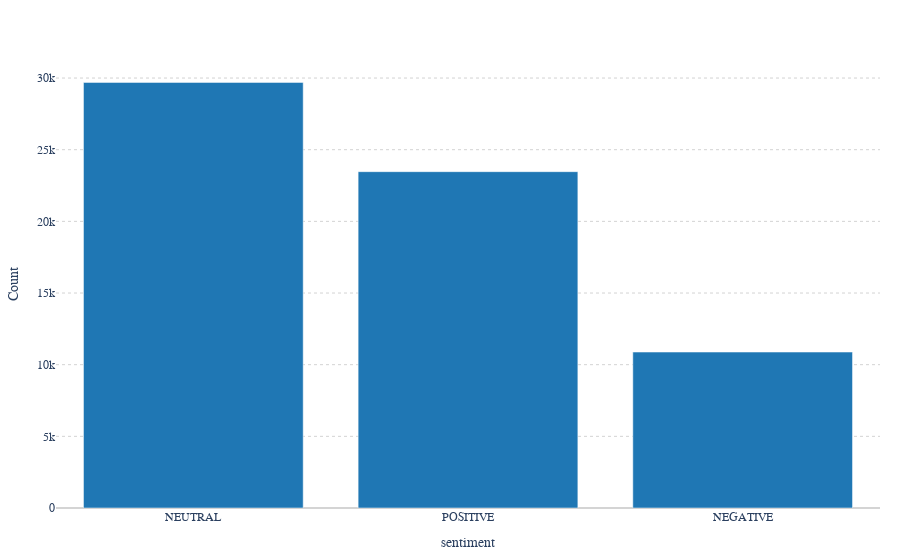

Source (notebook cell):
### Markdown cell above
## Insights from best model

### Code cell
bar(df_final.groupBy('sentiment').count(), 'count', 'sentiment')

### Figure 1 — Plotly figure (JSON) as saved in the notebook; plotly's stock layout.template omitted (floating-point values rounded to 4 significant figures)
{"data": [{"marker": {"color": "#1f77b4"}, "name": "count", "type": "bar", "x": ["NEUTRAL", "POSITIVE", "NEGATIVE"], "y": [29696, 23468, 10881]}], "layout": {"barmode": "group", "legend": {"title": {"text": "Columns"}}, "margin": {"b": 20, "l": 20, "r": 20, "t": 60}, "xaxis": {"title": {"text": "sentiment"}}, "yaxis": {"title": {"text": "Count"}}}}
